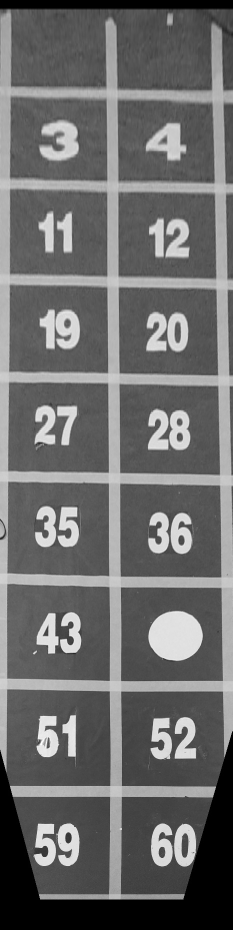
#> input picture tof/picpipei/pic0.jpg, 465 x 1860 px, given in place of the camera (shown at 1/2 size)
$ python hough.py   (older library calls are emulated)
#> lines starting #> are read from the running program, lines starting #| are printed output that depends on the picture; after the words box and inside, x2 and y2 are one past the last pixel; in counts of white or black regions, pixels touching at a corner belong together
#coding:utf-8
import numpy as np
import cv2
import time
angle = 0
delta = []#位置偏差的所有部分的集合
delta1 = []#位置偏差的左边部分的集合
delta2 = []#位置偏差的右边部分的集合
jiaodu = []#角度偏差的集合
jiaoduflag = 0#角度的数值政府标志
xflag = 0#位置偏差的数值正负标志
# qizi = [[0,   1,  0,  0,  0,  0,  0,  0],
#         [0,   0,  0,  0,  0,  0,  0,  0],
#         [0,   1,  0,  1,  0,  0,  0,  0],
#         [0,   1,  0,  0,  0,  0,  0,  0],
#         [0,   0,  0,  0,  0,  0,  0,  0],
#         [1,   1,  1,  0,  0,  0,  0,  0],
#         [0,   1,  0,  0,  0,  0,  0,  0],
#         [0,   0,  0,  0,  0,  0,  0,  0]]
# final = []
# final = trans(route_plan(qizi))
DIR = 1 #代表方向 1前 2后 3左 4右
nowstep = 0 #当前步所需步数
jiancexian = 0 #当前所检测到线的总条数
demox = 0.0 #距离偏差
demot = 0.0 #角度偏差
get = 0.0
get1 = 0.0
get2 = 0.0
get3 =0.0
gettodown, gettoleft, gettoright, gettoup = 0.0, 0.0, 0.0, 0.0
stick = time.time()
second = 0.7
threshod = 80
start = [0,0]
debug = 0
shifoujiansu = 0 #0是不减速 1是减速

cap = cv2.VideoCapture(0)
cap.set(5,120)
cap.set(3,160)
cap.set(4,120)

DIM=(160, 120)
K=np.array([[99.4258503276217, 0.0, 78.82468853503748], [0.0, 99.48655709062508, 56.50370696954958], [0.0, 0.0, 1.0]])
D=np.array([[-0.054589320778828936], [-0.38118622492409726], [1.1750597946154482], [-1.256404940962829]])

hengzhe = [1, 1, 1]
shuzhe = [1, 1, 1]
get_heng = 0
get_shu = 0
get_shu_pass , get_heng_pass = 0,0
hengxianloc, hengxianlocup, hengxianlocdown = 50, 50, 50
shuxianloc, shuxianlocup, shuxianlocdown = 45, 45, 45
shifoupandingflag = 1
jiansuflag = 0
danciget = 0  # 当一条线被监测到了的时候，另一条线需要检测
lineleave_heng , lineleave_shu = 0, 0
kuandu = 6
baifenbi = 0.8
deltaheng,deltahengflag, deltashu, deltashuflag, thetaheng, thetahengflag, thetashu , thetashuflag= 0.0, 0, 0.0, 0, 0.0, 0, 0.0, 0
shiziflag = 0
teststep = [3+1, 4+1]
stickin = time.time()


while(1):
    try:
        ret, img = cap.read()
#> img is the input picture: shape (1860, 465, 3); min 0, max 255, mean 107.8
        (lower, upper) = ([0, 0, 120], [255, 255, 255])
        lower = np.array(lower, dtype="uint8")
        upper = np.array(upper, dtype="uint8")
        mask = cv2.inRange(img, lower, upper)
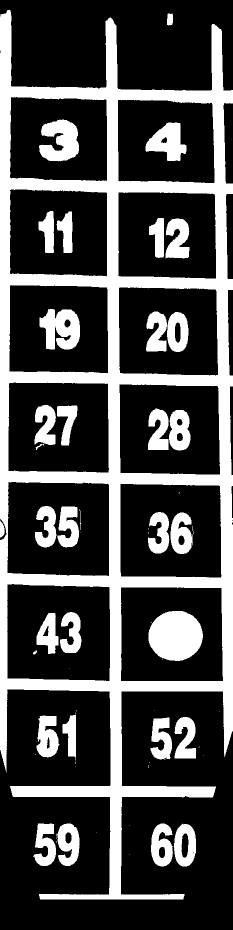
#> mask: shape (1860, 465) (shown at 1/2 size); 29% white; 64 white regions (30 under 20 px), largest, box (x1, y1, x2, y2) and area: (0, 20, 465, 1799) 172977, (297, 1222, 406, 1322) 8592, (79, 618, 160, 699) 4731
        img = cv2.bitwise_and(img, img, mask=mask)
# ############## img的色彩提取 @ input:img     output:img
        img = cv2.resize(img, DIM)
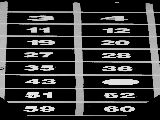
#> img: shape (120, 160, 3); min 0, max 245, mean 55.3
        map1, map2 = cv2.fisheye.initUndistortRectifyMap(K, D, np.eye(3), K, DIM, cv2.CV_16SC2)
        img = cv2.remap(img, map1, map2, interpolation=cv2.INTER_LINEAR, borderMode=cv2.BORDER_CONSTANT)
# ############## img的畸变矫正 @ input:img   output:img
        print(img.shape)
#| (120, 160, 3)
        cv2.imwrite('img.png',img)
        cv2.imshow('img', img[0:95, 0:20])
        newimg = img
        result = newimg.copy()
        # cv2.imshow('newimg',newimg)
        img = cv2.cvtColor(newimg, cv2.COLOR_BGR2GRAY)
#> img: shape (120, 160)
        wtf, img = cv2.threshold(img, 100, 255, cv2.THRESH_BINARY)
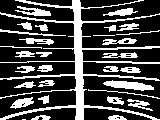
#> img: shape (120, 160); 28.5% white; 31 white regions (1 under 20 px), largest, box (x1, y1, x2, y2) and area: (0, 0, 160, 120) 2706, (103, 80, 154, 91) 315, (15, 6, 51, 16) 182
        cv2.imshow('erzhi',img)
# ############## img灰度化加二值化 # input:img     output:img
        cany = cv2.GaussianBlur(img, (13, 13), 0)
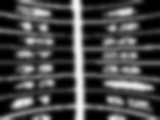
#> cany: shape (120, 160); min 0, max 246, mean 72.7
        edges = cv2.Canny(cany, 50, 70, apertureSize=3)
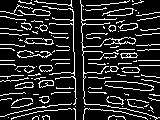
#> edges: shape (120, 160); 16.2% white in thin lines or dots
# ############## img的canny变换  @ input:img       output:edges  img并没有变化
        undistorted_img = img
        cv2.imshow('shizi',img)
        lines = cv2.HoughLines(edges, 1, np.pi / 180, 50)
#> lines = 46 rows, first 8: [-73, 3.12], [19, 1.57], [-72, 3.11], [76, 1.5], [41, 1.62], [-80, 3.11], [86, 1.41], [112, 1.54]
        try:
            for line in lines:
                rho, theta = line[0]
                a = np.cos(theta)
                b = np.sin(theta)
                angle = 180 * theta / np.pi
                x0 = a * rho
                y0 = b * rho
                x1 = int(x0 + 1000 * (-b))
                y1 = int(y0 + 1000 * (a))
                x2 = int(x0 - 1000 * (-b))
                y2 = int(y0 - 1000 * (a))
                cv2.line(result, (x1, y1), (x2, y2), (0, 0, 255), 2)
                cv2.imshow('result',result)
#> this loop made 46 passes
#> (rho, theta, a, b, angle, x0, y0, x1) on passes 1 to 12: (-73, 3.12, -1, 0.0175, 179, 72.99, -1.27, 55), (19, 1.57, -4.37e-08, 1, 90, -8.31e-07, 19, -1000), (-72, 3.11, -0.999, 0.0349, 178, 71.96, -2.51, 37), (76, 1.5, 0.0698, 0.998, 86, 5.3, 75.81, -992), (41, 1.62, -0.0523, 0.999, 93, -2.15, 40.94, -1000), (-80, 3.11, -0.999, 0.0349, 178, 79.95, -2.79, 45), (86, 1.41, 0.156, 0.988, 81, 13.45, 84.94, -974), (112, 1.54, 0.0349, 0.999, 88, 3.91, 111.9, -995), (63, 1.71, -0.139, 0.99, 98, -8.77, 62.39, -999), (85, 1.43, 0.139, 0.99, 82, 11.83, 84.17, -978), (81, 1.47, 0.105, 0.995, 84, 8.47, 80.56, -986), (13, 1.48, 0.0872, 0.996, 85, 1.13, 12.95, -995)
#> pass 1, `cv2.imshow('result',result)`:
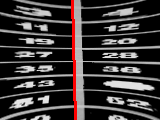
#> window 'result': shape (120, 160, 3); mean B, G, R 55.4, 55.4, 60.2
#> after the loop:
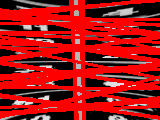
#> result: shape (120, 160, 3); mean B, G, R 19.5, 19.5, 167.7
        except:
            print("cuolexian")
            pass

        if cv2.waitKey(1) & 0xFF == ord('q'):
#> (key q is pressed here)
            break
        if cv2.waitKey(1) & 0xFF == ord('Q'):
            break
    except:
        print('bigwrong')
        pass

$ run again, on tof/picpipei/pic1.jpg
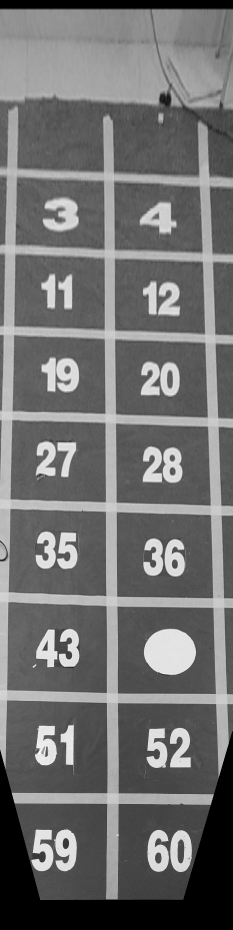
#> input picture tof/picpipei/pic1.jpg, 465 x 1860 px, given in place of the camera (shown at 1/2 size)
#> img is the input picture: shape (1860, 465, 3); min 0, max 255, mean 112.3
#> `mask = cv2.inRange(img, lower, upper)`:
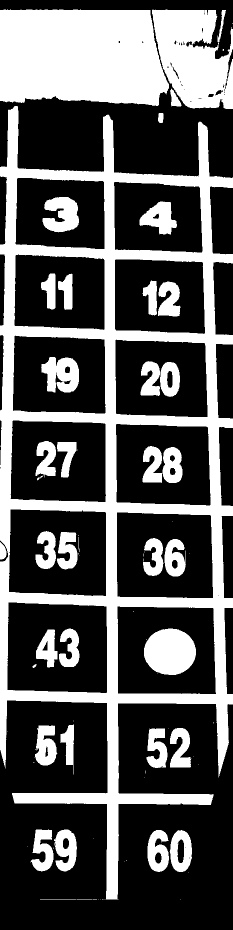
#> mask: shape (1860, 465) (shown at 1/2 size); 34.7% white; 82 white regions (43 under 20 px), largest, box (x1, y1, x2, y2) and area: (0, 212, 465, 1799) 150628, (0, 19, 338, 212) 58130, (304, 19, 465, 218) 23088
#| (120, 160, 3)
#> edges: shape (120, 160); 15.9% white in thin lines or dots
#> lines = 62 rows, first 8: [41, 1.55], [-78, 3.11], [65, 1.41], [68, 1.69], [42, 1.4], [116, 1.47], [49, 1.68], [9, 1.73]
#> the loop `for line in lines:` made 62 passes
#> (rho, theta, a, b, angle, x0, y0, x1) on passes 1 to 8: (41, 1.55, 0.0175, 1, 89, 0.716, 40.99, -999), (-78, 3.11, -0.999, 0.0349, 178, 77.95, -2.72, 43), (65, 1.41, 0.156, 0.988, 81, 10.17, 64.2, -977), (68, 1.69, -0.122, 0.993, 97, -8.29, 67.49, -1000), (42, 1.4, 0.174, 0.985, 80, 7.29, 41.36, -977), (116, 1.47, 0.105, 0.995, 84, 12.13, 115.4, -982), (49, 1.68, -0.105, 0.995, 96, -5.12, 48.73, -999), (9, 1.73, -0.156, 0.988, 99, -1.41, 8.89, -989)
#> after the loop `for line in lines:`:
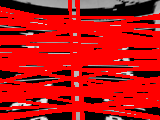
#> result: shape (120, 160, 3); mean B, G, R 17.4, 17.4, 193.1
